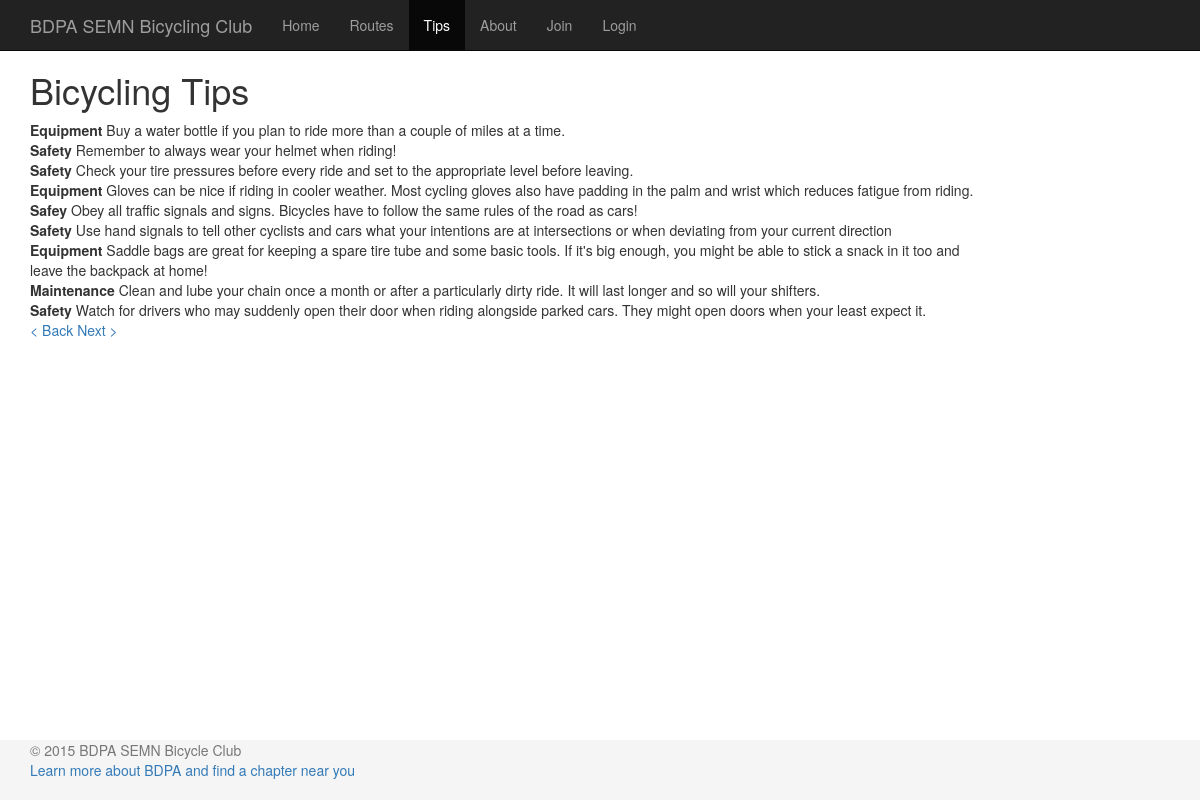
Screenshot of /FinalProject/tips.php?offset=10 with the database file from the repository.
### tables this page shows
CREATE TABLE `tips` (
  `TipID` int(11) unsigned NOT NULL AUTO_INCREMENT,
  `UserID` int(11) NOT NULL,
  `Type` varchar(50) DEFAULT NULL,
  `Text` mediumtext,
  `DateAdded` datetime NOT NULL,
  PRIMARY KEY (`TipID`),
  KEY `UserID` (`UserID`,`TipID`),
  KEY `DateAdded` (`DateAdded`),
  KEY `Type` (`Type`,`DateAdded`)
);

### FinalProject/includes/tip.php (called while the page is built, shortened)
<?php
function getRecentTips($rowoffset = 0, $pagesize = 9999) {
    global $mysql;
    $select = "SELECT * FROM tips ORDER BY DateAdded DESC LIMIT {$rowoffset},{$pagesize}";
    $result = $mysql->query($select);
    if ($result) {
        $rows = array();
        while($row = $result->fetch_assoc()) {
            $rows[] = $row;
        }
        return $rows;
    }
    return false;
}

### FinalProject/includes/functions.php (called while the page is built, shortened)
<?php
function getFilename() {
    $path = explode('/', $_SERVER['PHP_SELF']);
    return array_pop($path);
}

### FinalProject/tips.php (the view, shortened to what this page needs)
<?php
    require 'dbconnect.php';
    require 'includes/functions.php';
    require 'includes/tip.php';
    $pageSize = 10;
    $offset = isset($_GET['offset']) ? (int) $_GET['offset'] : 0;
    include 'includes/html-body-start.php';
    $tips = getRecentTips($offset, $pageSize + 1);
    echo '<div class="container">';
    echo '<div class="row">';
    echo '<div class="col-xs-12">';
    echo '<h1>Bicycling Tips</h1>';
    foreach ($tips as $index => $tip) {
        if ($pageSize == $index + 1) {
            break;
        }
        echo '<div class="row">';
?>
        <?php
        echo '<div class="col-xs-10">';
        echo '<strong>' . $tip['Type'] . '</strong> ' . $tip['Text'];
        echo '</div>';
        echo '</div>';
    }
    echo '<p>';
    if ($offset > 0) {
        echo '<a href="' . getFilename() . '?offset=' . ($offset - $pageSize) . '"> &lt; Back</a>';
    }
    if (count($tips) > $pageSize) {
        echo '<a href="' . getFilename() . '?offset=' . ($offset + $pageSize) . '">Next &gt;</a>';
    }
    echo '</p>';
    echo '</div>';
    echo '</div>';
    echo '</div>';
    include 'includes/html-body-end.php';

### FinalProject/css/bdpa-specific.css (style rules this page uses)
html { position: relative; min-height: 100%; }
body { margin-top: 50px; margin-bottom: 60px; }

### rows the page displays
tips: Type "Equipment", Text "Buy a water bottle if you plan to ride more than a couple of miles at a time."
tips: Type "Safety", Text "Remember to always wear your helmet when riding!"
tips: Type "Safety", Text "Check your tire pressures before every ride and set to the appropriate level before leaving."
tips: Type "Equipment", Text "Gloves can be nice if riding in cooler weather. Most cycling gloves also have padding in the palm and wrist which reduces fatigue from riding."
tips: Type "Safey", Text "Obey all traffic signals and signs. Bicycles have to follow the same rules of the road as cars!"
tips: Type "Safety", Text "Use hand signals to tell other cyclists and cars what your intentions are at intersections or when deviating from your current direction"
tips: Type "Equipment", Text "Saddle bags are great for keeping a spare tire tube and some basic tools. If it's big enough, you might be able to stick a snack in it too and leave the backpack at home!"
tips: Type "Maintenance", Text "Clean and lube your chain once a month or after a particularly dirty ride. It will last longer and so will your shifters."
tips: Type "Safety", Text "Watch for drivers who may suddenly open their door when riding alongside parked cars. They might open doors when your least expect it."

### other values shown
$label "Home"
$label "Routes"
$label "Tips"
$label "About"
$label "Join"
$label "Login"
